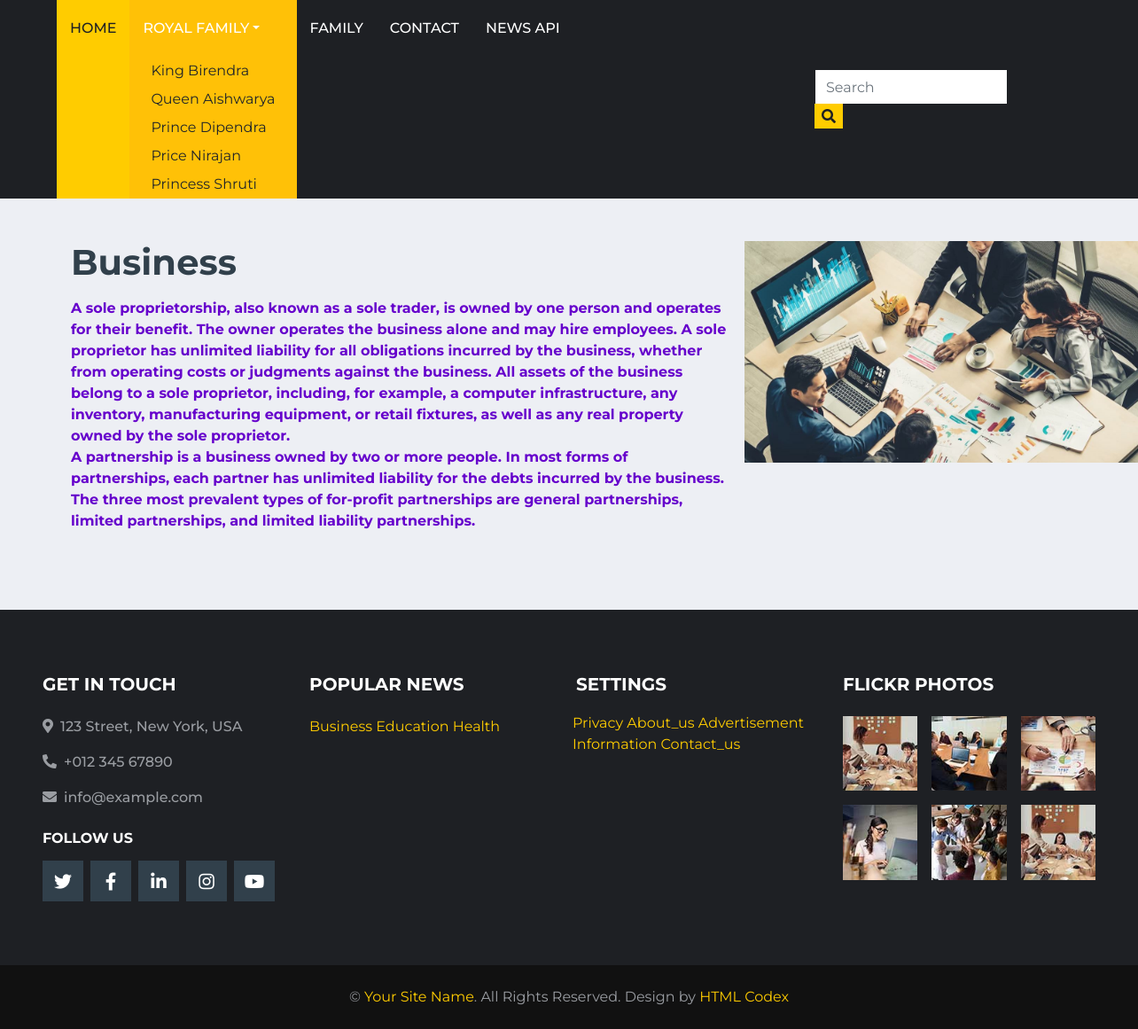
The app's page /popular/business with its own data.
### game/models.py (models this page shows)
class Royal(models.Model):
    name=models.CharField(max_length=100, unique=True)
    slug=models.SlugField(max_length=100, unique=True)

class Popular(models.Model):
    title=models.CharField(max_length=250, unique=True)
    slug=models.SlugField(max_length=250, unique=True)
    content=RichTextField()
    image=models.ImageField(upload_to='page/%y/%m/%d/', blank=True)

class Page(models.Model):
    title=models.CharField(max_length=250, unique=True)
    slug=models.SlugField(max_length=255, unique=True)
    content=RichTextField()
    image=models.ImageField(upload_to='page/%y/%m/%d/', blank=True)

### game/views.py (the view)
# urls.py: path('popular/<slug>', views.popular_page, name='popular'),
def popular_page(request, slug):
    data={
        'popularContent':Popular.objects.get(slug=slug)
        }
    return render(request, 'popular_page.html', data)

### game/general.py (called while the page is built)
def global_data(request):
    data={
        'royalData':Royal.objects.all(),
        'pageData':Page.objects.all(),
        'popularData':Popular.objects.all(),
    }
    return data

### game/templates/popular_page.html
{% extends 'layouts/main.html' %}
{% block content %}
<div class="container mt-5 mb-5">
    <div class="row">
        <div class="col-md-8">
            <h1>{{ popularContent.title }}</h1>
            <p>{{ popularContent.content | safe }}</p>
        </div>
        <div class="col-md-4">
            {% if popularContent.image %}
            <img src="{{ popularContent.image.url }}" height="250" alt="No image found">
            {% endif %}
        </div>
    </div>
</div>
{% endblock %}

### game/templates/layouts/menu.html (shortened to what this page needs)
<body>
    <div class="container-fluid p-0">
    <nav class="navbar navbar-expand-lg bg-dark navbar-dark py-2 py-lg-0 px-lg-5">
        <div class="collapse navbar-collapse justify-content-between px-0 px-lg-3" id="navbarCollapse">
            <div class="navbar-nav mr-auto py-0">
                <a href="{% url 'index' %}" class="nav-item nav-link active">Home</a>
                <div class="nav-item dropdown bg-warning">
                    <a href="/" class="nav-link dropdown-toggle" data-toggle="dropdown">Royal Family</a></li>
                    {% for royal in royalData %}
                        <a href="{% url 'royal' royal.slug %}" class="dropdown-item">{{ royal.name }}</a></li>
                    {% endfor %}
                </div>
                <a href="{% url 'family' %}" class="nav-item nav-link">Family</a>
                <a href="{% url 'contact' %}" class="nav-item nav-link">Contact</a>
                  <a href="{% url 'news_api' %}" class="nav-item nav-link">News API</a>
            </div>
            <div class="input-group ml-auto d-none d-lg-flex" style="width: 100%; max-width: 300px;">
                <form action="{% url 'family' %}" method="post">
                    <input type="text" class="form-control border-0" required name="search" placeholder="Search">
                    <div class="input-group-append">
                        <button class="input-group-text bg-primary text-dark border-0 px-2">
                        <i class="fa fa-search"></i></button>
                    </div>
                </form>
            </div>
        </div>
    </nav>
    </div>

### game/templates/layouts/footer.html (shortened to what this page needs)
  {% load static %}
  <div class="container-fluid bg-dark pt-5 px-sm-3 px-md-5 mt-5">
    <div class="row py-4">
        <div class="col-lg-3 col-md-6 mb-5">
            <h5 class="mb-4 text-white text-uppercase font-weight-bold">Get In Touch</h5>
            <p class="font-weight-medium"><i class="fa fa-map-marker-alt mr-2"></i>123 Street, New York, USA</p>
            <p class="font-weight-medium"><i class="fa fa-phone-alt mr-2"></i>+012 345 67890</p>
            <p class="font-weight-medium"><i class="fa fa-envelope mr-2"></i>info@example.com</p>
            <h6 class="mt-4 mb-3 text-white text-uppercase font-weight-bold">Follow Us</h6>
            <div class="d-flex justify-content-start">
                <a class="btn btn-lg btn-secondary btn-lg-square mr-2" href="#"><i class="fab fa-twitter"></i></a>
                <a class="btn btn-lg btn-secondary btn-lg-square mr-2" href="#"><i class="fab fa-facebook-f"></i></a>
                <a class="btn btn-lg btn-secondary btn-lg-square mr-2" href="#"><i class="fab fa-linkedin-in"></i></a>
                <a class="btn btn-lg btn-secondary btn-lg-square mr-2" href="#"><i class="fab fa-instagram"></i></a>
                <a class="btn btn-lg btn-secondary btn-lg-square" href="#"><i class="fab fa-youtube"></i></a>
            </div>
        </div>
        <div class="col-lg-3 col-md-6 mb-5">
            <h5 class="mb-4 text-white text-uppercase font-weight-bold">Popular News</h5>
            <div class="mb-3">
                <div class="mb-2">
                    {% for popular in popularData %}
                    <a href="{% url 'popular' popular.slug %}">{{ popular.title }}</a>
                    {% endfor %}
                </div>
            </div>
        </div>
        <div class="col-lg-3 col-md-6 mb-5">
            <h5 class="mb-4 text-white text-uppercase font-weight-bold">Settings</h5>
            <div class="m-n1">
                {% for page in pageData %}
                <a href="{% url 'page' page.slug %}">{{ page.title }}</a>
                {% endfor %}
            </div>
        </div>
        <div class="col-lg-3 col-md-6 mb-5">
            <h5 class="mb-4 text-white text-uppercase font-weight-bold">Flickr Photos</h5>
            <div class="row">
                <div class="col-4 mb-3">
                    <a href=""><img class="w-100" src="{% static 'img/news-110x110-1.jpg' %}" alt=""></a>
                </div>
                <div class="col-4 mb-3">
                    <a href=""><img class="w-100" src="{% static 'img/news-110x110-2.jpg' %}" alt=""></a>
                </div>
                <div class="col-4 mb-3">
                    <a href=""><img class="w-100" src="{% static 'img/news-110x110-3.jpg' %}" alt=""></a>
                </div>
                <div class="col-4 mb-3">
                    <a href=""><img class="w-100" src="{% static 'img/news-110x110-4.jpg' %}" alt=""></a>
                </div>
                <div class="col-4 mb-3">
                    <a href=""><img class="w-100" src="{% static 'img/news-110x110-5.jpg' %}" alt=""></a>
                </div>
                <div class="col-4 mb-3">
                    <a href=""><img class="w-100" src="{% static 'img/news-110x110-1.jpg' %}" alt=""></a>
                </div>
            </div>
        </div>
    </div>
</div>
<div class="container-fluid py-4 px-sm-3 px-md-5" style="background: #111111;">
    <p class="m-0 text-center">&copy; <a href="#">Your Site Name</a>. All Rights Reserved.
    Design by <a href="https://htmlcodex.com">HTML Codex</a></p>
</div>
</body>
</html>

### records on screen
Royal: name "King Birendra"
Royal: name "Queen Aishwarya"
Royal: name "Prince Dipendra"
Royal: name "Price Nirajan"
Royal: name "Princess Shruti"
Popular: title "Business", content "A sole proprietorship, also known as a sole trader, is owned by one person and operates for their benefit. The owner operates the business alone and may hire employees. A sole proprietor has unlimited liability for all obligations incurred by the business, whether from operating costs or judgments against the business. All assets of the business belong to a sole proprietor, including, for example, a computer infrastructure, any inventory, manufacturing equipment, or retail fixtures, as well as any real property owned by the sole proprietor. A partnership is a business owned by two or more people. In most forms of partnerships, each partner has unlimited liability for the debts incurred by…", image (picture)
Popular: title "Education"
Popular: title "Health"
Page: title "Privacy"
Page: title "About_us"
Page: title "Advertisement"
Page: title "Information"
Page: title "Contact_us"
